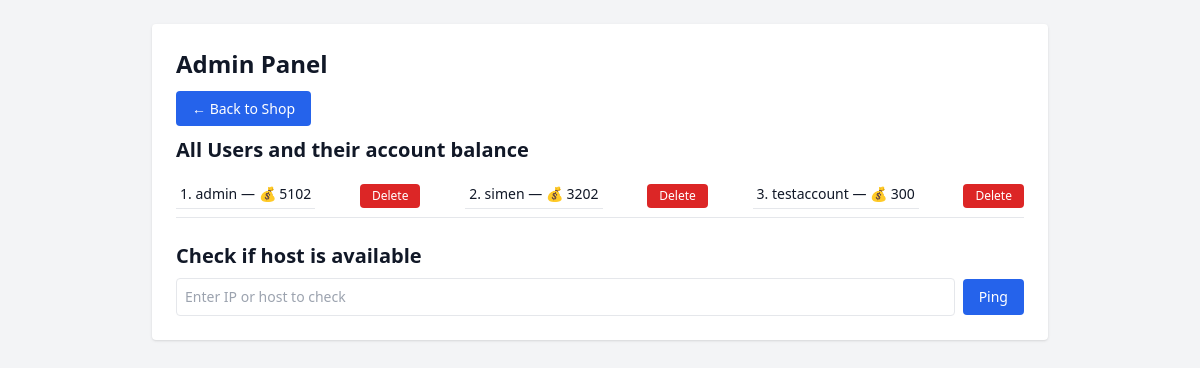
Page /admin (signed in) on the earlier database version.
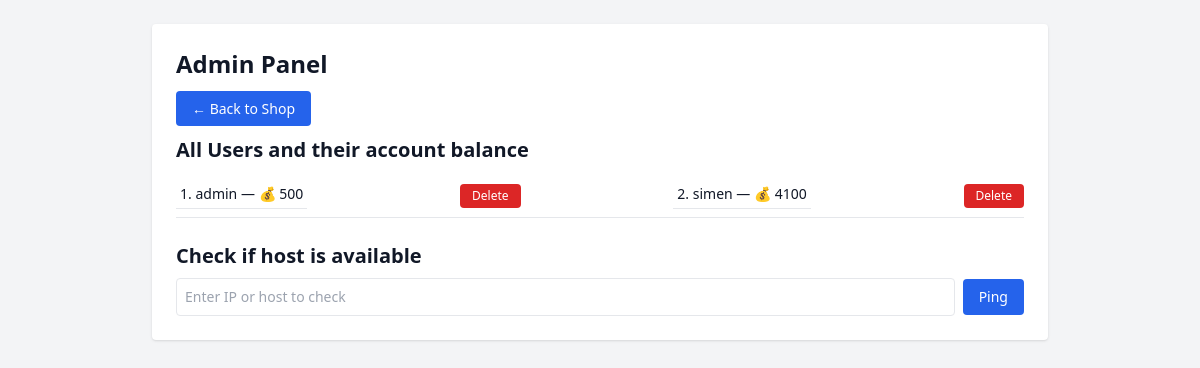
Same page on the later database version.
### tables this page shows
CREATE TABLE users (
            id INTEGER PRIMARY KEY AUTOINCREMENT,
            username TEXT UNIQUE NOT NULL,
            password TEXT NOT NULL,
            is_admin BOOLEAN NOT NULL DEFAULT 0,
            balance INTEGER NOT NULL DEFAULT 300
            
        );

### app.py (the view, shortened to what this page needs)
@app.route("/admin", methods=["GET", "POST"])
def admin():
    if not session.get("is_admin"):
        flash("Access denied")
        return redirect("/")
    users = database.get_all_users()
    output = ""
    return render_template("admin.html", users=users, output=output)

### database.py (called while the page is built)
def get_db_connection():
    conn = sqlite3.connect(DB_NAME)
    conn.row_factory = sqlite3.Row  # Enables dictionary-like row access
    return conn

def get_all_users():
    conn = get_db_connection()
    cursor = conn.cursor()
    cursor.execute("SELECT id, username, balance FROM users")
    users = cursor.fetchall()
    conn.close()
    return users

### templates/admin.html (shortened to what this page needs)
<!DOCTYPE html>
<html lang="en">
<head>
    <script src="https://cdn.tailwindcss.com"></script>
</head>
<body class="bg-gray-100 text-gray-900 p-6">
    <div class="max-w-4xl mx-auto bg-white p-6 rounded shadow">
        <h1 class="text-2xl font-bold mb-4">Admin Panel</h1>
        <div class="mb-4">
            <a href="/home" class="bg-blue-600 text-white px-4 py-2 rounded hover:bg-blue-700 transition text-sm">
              ← Back to Shop
            </a>
          </div>
        <div class="mb-6">
            <h2 class="text-xl font-semibold mb-2">All Users and their account balance</h2>
            <div class="flex justify-between items-center py-2 border-b">
                {% for user in users %}
                    <div class="p-1 border-b text-sm">{{ user[0] }}. {{ user[1] }} — 💰 {{ user[2] }}</div>
                    <form method="POST" action="/delete_user/{{ user[0] }}" onsubmit="return confirm('Are you sure you want to delete this user?');">
                        <button type="submit" class="bg-red-600 text-white px-3 py-1 rounded text-xs hover:bg-red-700">
                          Delete
                        </button>
                      </form>
                {% endfor %}
            </div>
        </div>
        <div class="mt-6">
            <h2 class="text-xl font-semibold mb-2">Check if host is available</h2>
            <form method="POST" class="flex gap-2 items-center">
                <input type="text" name="target" placeholder="Enter IP or host to check" class="p-2 border rounded w-full text-sm">
                <button type="submit" name="ping" class="bg-blue-600 text-white px-4 py-2 rounded text-sm">Ping</button>
            </form>
        </div>
    </div>
</body>
</html>

Differences in the rows shown:
removed users: id "3", username "testaccount", balance "300"
changed users "admin": balance "5102" → "500"
changed users "simen": balance "3202" → "4100"
